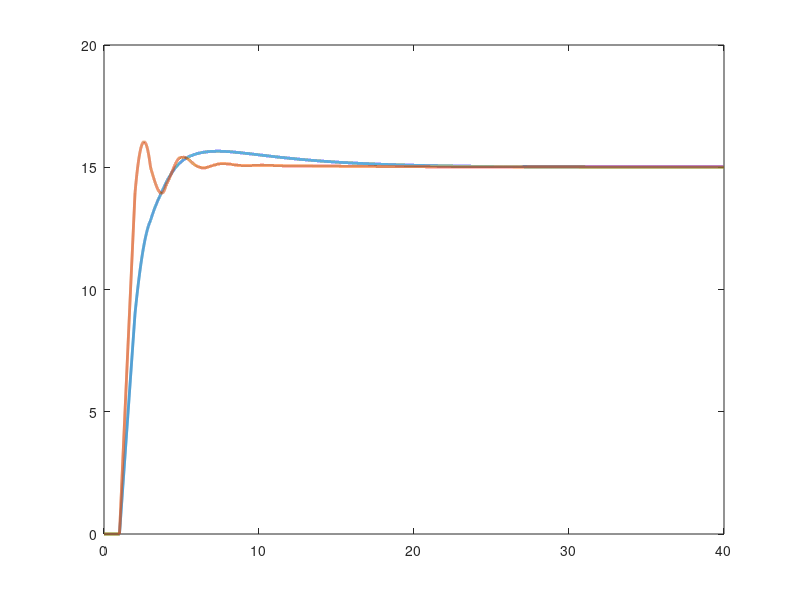

MATLAB code for this plot: (Note: this script raises an error after producing the figure.)
clc;
clear;
close all;

%% =========================================================
%  DADOS DO SISTEMA
%  G(s) = K * e^(-theta*s) / (tau*s + 1)
%% =========================================================

K = 1.5;        % Ganho do processo
tau = 6;        % Constante de tempo [s]
theta = 1;      % Tempo morto [s]

degrau = 15;    % Valor do degrau

%% =========================================================
%  a) CHR SEM SOBREVALOR (0%)
%% =========================================================

Kp_sem = 0.6 * (tau / (K * theta));
Ti_sem = tau;
Td_sem = 0.5 * theta;

%% =========================================================
%  b) CHR COM 20% DE SOBREVALOR
%% =========================================================

Kp_20 = 0.95 * (tau / (K * theta));
Ti_20 = 1.4 * tau;
Td_20 = 0.47 * theta;

%% =========================================================
%  MOSTRAR OS RESULTADOS
%% =========================================================

fprintf('============================================\n');
fprintf('       PARAMETROS DO SISTEMA\n');
fprintf('============================================\n');

fprintf('K     = %.2f\n', K);
fprintf('tau   = %.2f s\n', tau);
fprintf('theta = %.2f s\n\n', theta);


fprintf('============================================\n');
fprintf('       CHR SEM SOBREVALOR (0%%)\n');
fprintf('============================================\n');

fprintf('Kp = 0.6 * (tau / (K * theta))\n');
fprintf('Kp = 0.6 * (%.2f / (%.2f * %.2f))\n', ...
        tau, K, theta);
fprintf('Kp = %.2f\n\n', Kp_sem);

fprintf('Ti = tau\n');
fprintf('Ti = %.2f s\n\n', Ti_sem);

fprintf('Td = 0.5 * theta\n');
fprintf('Td = 0.5 * %.2f\n', theta);
fprintf('Td = %.2f s\n\n', Td_sem);


fprintf('============================================\n');
fprintf('       CHR COM 20%% DE SOBREVALOR\n');
fprintf('============================================\n');

fprintf('Kp = 0.95 * (tau / (K * theta))\n');
fprintf('Kp = 0.95 * (%.2f / (%.2f * %.2f))\n', ...
        tau, K, theta);
fprintf('Kp = %.2f\n\n', Kp_20);

fprintf('Ti = 1.4 * tau\n');
fprintf('Ti = 1.4 * %.2f\n', tau);
fprintf('Ti = %.2f s\n\n', Ti_20);

fprintf('Td = 0.47 * theta\n');
fprintf('Td = 0.47 * %.2f\n', theta);
fprintf('Td = %.2f s\n\n', Td_20);


%% =========================================================
%  COMPARACAO DOS Kp
%% =========================================================

diferenca_Kp = Kp_20 - Kp_sem;

aumento_percentual = ...
    ((Kp_20 - Kp_sem) / Kp_sem) * 100;

fprintf('============================================\n');
fprintf('       COMPARACAO DOS GANHOS\n');
fprintf('============================================\n');

fprintf('Kp sem sobrevalor = %.2f\n', Kp_sem);
fprintf('Kp com 20%%        = %.2f\n', Kp_20);

fprintf('Diferenca          = %.2f\n', diferenca_Kp);
fprintf('Aumento percentual = %.2f %%\n\n', ...
        aumento_percentual);


%% =========================================================
%  c) SIMULACAO DA RESPOSTA AO DEGRAU
%  SEM CONTROL SYSTEM TOOLBOX
%% =========================================================

dt = 0.001;            % Passo de simulacao
tempo_final = 40;      % Tempo total [s]

t = 0:dt:tempo_final;

% Referencia = degrau de valor 15
r = degrau * ones(size(t));

% Saidas
y_sem = zeros(size(t));
y_20 = zeros(size(t));

% Sinais de controle
u_sem = zeros(size(t));
u_20 = zeros(size(t));

% Converter atraso em numero de amostras
N_atraso = round(theta / dt);

%% Variaveis do PID sem sobrevalor

integral_sem = 0;
erro_anterior_sem = degrau;

%% Variaveis do PID com 20%

integral_20 = 0;
erro_anterior_20 = degrau;


%% =========================================================
%  LOOP DE SIMULACAO
%% =========================================================

for i = 2:length(t)

    %% -----------------------------------------------------
    % CHR SEM SOBREVALOR
    %% -----------------------------------------------------

    erro_sem = r(i) - y_sem(i-1);

    % Integral
    integral_sem = integral_sem + erro_sem * dt;

    % Derivada
    derivada_sem = ...
        (erro_sem - erro_anterior_sem) / dt;

    % PID
    u_sem(i) = Kp_sem * ...
        (erro_sem + ...
        (integral_sem / Ti_sem) + ...
        Td_sem * derivada_sem);

    % Aplicacao do atraso
    if i > N_atraso
        u_atrasado_sem = u_sem(i - N_atraso);
    else
        u_atrasado_sem = 0;
    end

    % Equacao da planta:
    % tau*dy/dt + y = K*u

    dy_sem = ...
        (-y_sem(i-1) + K*u_atrasado_sem) / tau;

    y_sem(i) = ...
        y_sem(i-1) + dy_sem * dt;

    erro_anterior_sem = erro_sem;


    %% -----------------------------------------------------
    % CHR COM 20% DE SOBREVALOR
    %% -----------------------------------------------------

    erro_20 = r(i) - y_20(i-1);

    integral_20 = integral_20 + erro_20 * dt;

    derivada_20 = ...
        (erro_20 - erro_anterior_20) / dt;

    u_20(i) = Kp_20 * ...
        (erro_20 + ...
        (integral_20 / Ti_20) + ...
        Td_20 * derivada_20);

    if i > N_atraso
        u_atrasado_20 = u_20(i - N_atraso);
    else
        u_atrasado_20 = 0;
    end

    dy_20 = ...
        (-y_20(i-1) + K*u_atrasado_20) / tau;

    y_20(i) = ...
        y_20(i-1) + dy_20 * dt;

    erro_anterior_20 = erro_20;

end


%% =========================================================
%  CALCULO DO SOBREVALOR REAL DA SIMULACAO
%% =========================================================

valor_max_sem = max(y_sem);
valor_max_20 = max(y_20);

sobrevalor_sem = ...
    ((valor_max_sem - degrau) / degrau) * 100;

sobrevalor_20 = ...
    ((valor_max_20 - degrau) / degrau) * 100;

% Evita mostrar sobrevalor negativo
sobrevalor_sem = max(0, sobrevalor_sem);
sobrevalor_20 = max(0, sobrevalor_20);

fprintf('============================================\n');
fprintf('       RESULTADOS DA SIMULACAO\n');
fprintf('============================================\n');

fprintf('Degrau aplicado = %.2f\n\n', degrau);

fprintf('CHR sem sobrevalor:\n');
fprintf('Valor maximo = %.2f\n', valor_max_sem);
fprintf('Sobrevalor = %.2f %%\n\n', sobrevalor_sem);

fprintf('CHR com 20%%:\n');
fprintf('Valor maximo = %.2f\n', valor_max_20);
fprintf('Sobrevalor = %.2f %%\n', sobrevalor_20);


%% =========================================================
%  GRAFICO
%% =========================================================

figure;

plot(t, y_sem, 'LineWidth', 2);
hold on;

plot(t, y_20, 'LineWidth', 2);

yline(degrau, '--', 'Referencia = 15');

grid on;

xlabel('Tempo [s]');
ylabel('Saida');

title('Resposta ao Degrau - Controladores PID CHR');

legend('CHR sem sobrevalor', ...
       'CHR com 20% de sobrevalor', ...
       'Referencia', ...
       'Location', 'southeast');
